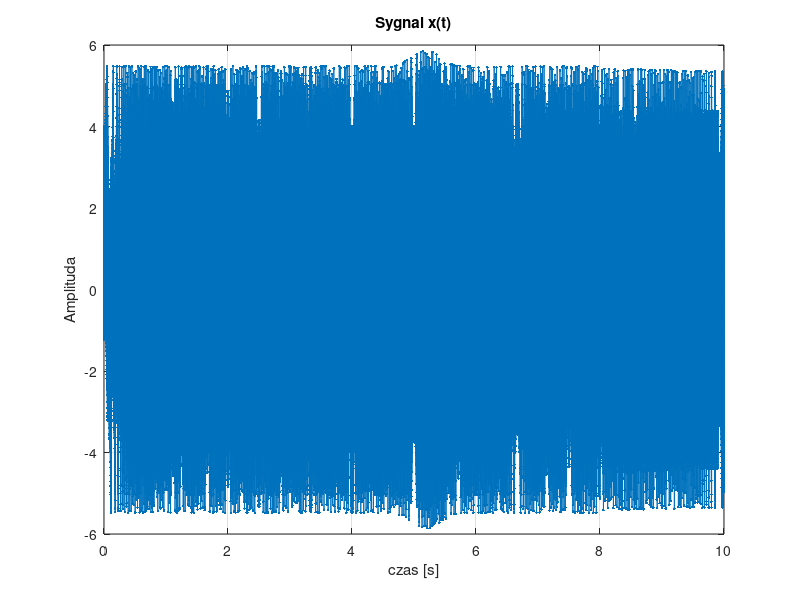

Here is the MATLAB script that generated this plot: (Note: this script raises an error after producing the figure.)
% cps_02_sygnaly.m
clear all; close all; clc;
fs=16000; Nx=10*fs;df=200; % czestotliwosc probkowania, liczba probek
dt = 1/fs; % okres probkowania
t = dt*(0:Nx-1); % chwile pobierania probek
x1=sin(2*pi*2000*t); % sinus 10 Hz
x2=sin(2*pi*1000*t); % sinus 1 Hz
x3=exp(0.2*t); % eksponenta opadajaca w czasie
x4=exp(-10*(t-5.2).^2); % gaussoida
x5=sin(2*pi*(0*t+0.5*6000*t.^2)); % liniowy przyrost czest. (LFM): od 0 Hz, +20Hz/s
x6=sin(2*pi*(10*t-(900/(2*pi*1)*cos(2*pi*1*t)))); % sinus. FM: 9Hz wokol 10Hz 1x na sec
x7=sin(2*pi*(10*t+9000*cumsum(x2)*dt)); % to samo co x6; dlaczego?
%%rysowanie A
A_L = cos(2*pi*(0*t+0.5*100*t.^2));
A_P = cos(2*pi*(2000*t+0.5*(-100)*t.^2));
t2 = dt*(0:(Nx*0.01)-1);
A = A_P+A_L; % wybor: x1,x2,...,x7, 0.23*x1 + x2, x1.*x3, ...
xabc = x1.*x3;
%%rysowanie N
N_L = sin(2*pi*3000*t);
N_S = cos(2*pi*(5000*t+0.5*(-200)*t.^2));
N_P = sin(2*pi*5000*t);
N=N_L + N_P+ N_S;
%%rysowanie S
tmp = cos(2*pi*(6000*t+0.5*(500)*t.^2));
S=zeros(1,Nx);
S(1:4*fs) = tmp(1:4*fs);
S(4*fs:8*fs) = tmp(4*fs:8*fs);
S(8*fs:10*fs-1) = tmp(1:2*fs);
xp=x4.*x2;
x=A+xp+N+S;
plot(t,x,'.-'); grid; title('Sygnal x(t)'); xlabel('czas [s]'); ylabel('Amplituda');
spectrogram(x,256,256-64,512,fs);

%sound(x,fs);